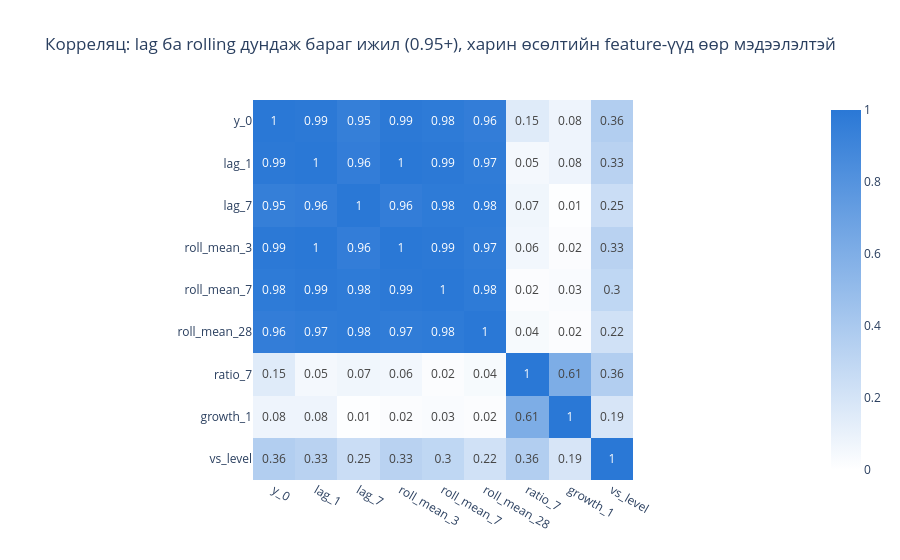

Write notebook code for a chart like this one.
### Code cell
top = ["y_0", "lag_1", "lag_7", "roll_mean_3", "roll_mean_7", "roll_mean_28", "ratio_7", "growth_1", "vs_level"]
fig = px.imshow(corr.loc[top, top].round(2), text_auto=True, color_continuous_scale=["#ffffff", BLUE], zmin=0, zmax=1,
                title="Корреляц: lag ба rolling дундаж бараг ижил (0.95+), харин өсөлтийн feature-үүд өөр мэдээлэлтэй")
fig.show()

### Figure 1 — Plotly figure (JSON) as saved in the notebook; plotly's stock layout.template omitted (floating-point values rounded to 4 significant figures)
{"data": [{"coloraxis": "coloraxis", "hovertemplate": "x: %{x}<br>y: %{y}<br>color: %{z}<extra></extra>", "name": "0", "texttemplate": "%{z}", "type": "heatmap", "x": ["y_0", "lag_1", "lag_7", "roll_mean_3", "roll_mean_7", "roll_mean_28", "ratio_7", "growth_1", "vs_level"], "xaxis": "x", "y": ["y_0", "lag_1", "lag_7", "roll_mean_3", "roll_mean_7", "roll_mean_28", "ratio_7", "growth_1", "vs_level"], "yaxis": "y", "z": [[1.0, 0.99, 0.95, 0.99, 0.98, 0.96, 0.15, 0.08, 0.36], [0.99, 1.0, 0.96, 1.0, 0.99, 0.97, 0.05, 0.08, 0.33], [0.95, 0.96, 1.0, 0.96, 0.98, 0.98, 0.07, 0.01, 0.25], [0.99, 1.0, 0.96, 1.0, 0.99, 0.97, 0.06, 0.02, 0.33], [0.98, 0.99, 0.98, 0.99, 1.0, 0.98, 0.02, 0.03, 0.3], [0.96, 0.97, 0.98, 0.97, 0.98, 1.0, 0.04, 0.02, 0.22], [0.15, 0.05, 0.07, 0.06, 0.02, 0.04, 1.0, 0.61, 0.36], [0.08, 0.08, 0.01, 0.02, 0.03, 0.02, 0.61, 1.0, 0.19], [0.36, 0.33, 0.25, 0.33, 0.3, 0.22, 0.36, 0.19, 1.0]]}], "layout": {"coloraxis": {"autocolorscale": false, "cmax": 1, "cmin": 0, "colorscale": [[0.0, "#ffffff"], [1.0, "#2a78d6"]]}, "title": {"text": "Корреляц: lag ба rolling дундаж бараг ижил (0.95+), харин өсөлтийн feature-үүд өөр мэдээлэлтэй"}, "xaxis": {"anchor": "y", "constrain": "domain", "domain": [0.0, 1.0], "scaleanchor": "y"}, "yaxis": {"anchor": "x", "autorange": "reversed", "constrain": "domain", "domain": [0.0, 1.0]}}}
